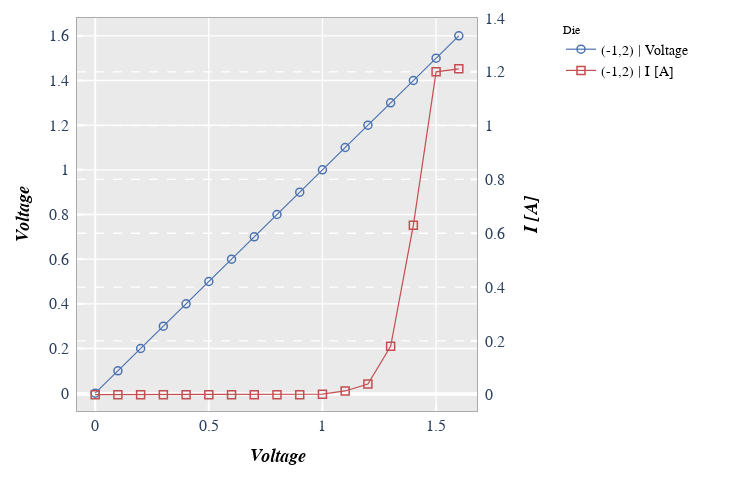

The notebook cell this image was saved under:
### Markdown cell above
.. note:: Not all secondary and multiple axes cases are shown below but all the `matplotlib` examples in <a href="plot.html">plot</a> have been ported

### Code cell
fcp.plot(df_xy, x='Voltage', y=['Voltage', 'I [A]'], twin_x=True, legend='Die',
         grid_major_y2=True, grid_major_y2_style='--', y2max=1.4,
         filter='Substrate=="Si" & Target Wavelength==450 & Boost Level==0.2 & Temperature [C]==25 & Die=="(-1,2)"')

### Figure 1 — Plotly figure (JSON) as saved in the notebook; plotly's stock layout.template omitted (floating-point values rounded to 4 significant figures)
{"data": [{"line": {"width": 1.2}, "marker": {"color": "#4b72b0", "line": {"color": "#4b72b0", "width": 1.5}, "size": 8, "symbol": "circle-open"}, "mode": "lines+markers", "name": "(-1,2) | Voltage", "showlegend": true, "type": "scatter", "x": [0.0, 0.1, 0.2, 0.3, 0.4, 0.5, 0.6, 0.7, 0.8, 0.9, 1.0, 1.1, 1.2, 1.3, 1.4, 1.5, 1.6], "xaxis": "x", "y": [0.0, 0.1, 0.2, 0.3, 0.4, 0.5, 0.6, 0.7, 0.8, 0.9, 1.0, 1.1, 1.2, 1.3, 1.4, 1.5, 1.6], "yaxis": "y"}, {"line": {"width": 1.2}, "marker": {"color": "#c34e52", "line": {"color": "#c34e52", "width": 1.5}, "size": 8, "symbol": "square-open"}, "mode": "lines+markers", "name": "(-1,2) | I [A]", "showlegend": true, "type": "scatter", "x": [0.0, 0.1, 0.2, 0.3, 0.4, 0.5, 0.6, 0.7, 0.8, 0.9, 1.0, 1.1, 1.2, 1.3, 1.4, 1.5, 1.6], "xaxis": "x", "y": [0.0, 0.0, 0.0, 0.0, 0.0, 0.0, 0.0, 0.0, 0.0, 0.0, 0.002, 0.014, 0.04, 0.18, 0.63, 1.2, 1.211], "yaxis": "y2"}], "layout": {"autosize": true, "height": 478, "legend": {"bgcolor": "#ffffff", "bordercolor": "#ffffff", "borderwidth": 1, "font": {"color": "black", "family": "sans-serif", "size": 14}, "itemwidth": 30, "title": {"font": {"family": "sans-serif", "size": 12}, "text": "Die"}, "traceorder": "normal", "x": 1.118, "xanchor": "right", "y": 1, "yanchor": "top"}, "margin": {"b": 66, "l": 77, "r": 100, "t": 10}, "modebar": {"bgcolor": "#ffffff", "orientation": "v"}, "paper_bgcolor": "#ffffff", "plot_bgcolor": "#eaeaea", "showlegend": true, "title": {"x": 0.5466, "y": 0.9749}, "width": 729, "xaxis": {"anchor": "y", "domain": [0, 0.7246], "gridcolor": "#ffffff", "griddash": "solid", "gridwidth": 1.3, "linecolor": "#aaaaaa", "linewidth": 1, "mirror": true, "range": [-0.08, 1.68], "showline": true, "showticklabels": true, "tickcolor": "#ffffff", "tickfont": {"family": "sans-serif", "size": 16}, "ticklen": 6.2, "ticks": "inside", "tickwidth": 2.2, "title": {"font": {"color": "#000000", "family": "sans-serif", "size": 18}, "standoff": 15, "text": "<i><b>Voltage</b></i>"}}, "yaxis": {"anchor": "x", "domain": [0.002488, 0.9975], "gridcolor": "#ffffff", "griddash": "solid", "gridwidth": 1.3, "linecolor": "#aaaaaa", "linewidth": 1, "mirror": true, "range": [-0.08, 1.68], "showline": true, "showticklabels": true, "tickcolor": "#ffffff", "tickfont": {"family": "sans-serif", "size": 16}, "ticklen": 6.2, "ticks": "inside", "ticksuffix": " ", "tickwidth": 2.2, "title": {"font": {"color": "#000000", "family": "sans-serif", "size": 18}, "standoff": 15, "text": "<i><b>Voltage</b></i>"}}, "yaxis2": {"anchor": "x", "domain": [0.002488, 0.9975], "gridcolor": "#ffffff", "griddash": "dash", "gridwidth": 1.3, "linecolor": "#aaaaaa", "linewidth": 1, "mirror": true, "overlaying": "y", "range": [-0.06055, 1.4], "showline": true, "showticklabels": true, "side": "right", "tickcolor": "#ffffff", "tickfont": {"family": "sans-serif", "size": 16}, "ticklen": 6.2, "tickprefix": " ", "ticks": "inside", "ticksuffix": " ", "tickwidth": 2.2, "title": {"font": {"color": "#000000", "family": "sans-serif", "size": 18}, "standoff": 15, "text": "<i><b>I [A]</b></i>"}}}}
